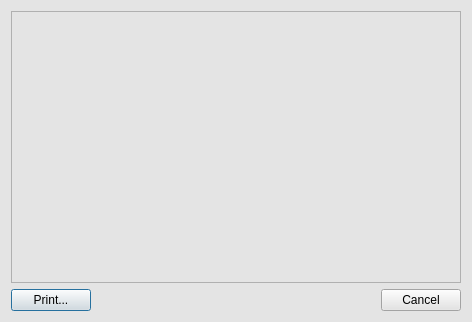
<?xml version="1.0" encoding="UTF-8"?>
<ui version="4.0">
 <class>PrintPreview</class>
 <widget class="QDialog" name="PrintPreview">
  <property name="geometry">
   <rect>
    <x>0</x>
    <y>0</y>
    <width>472</width>
    <height>322</height>
   </rect>
  </property>
  <property name="windowTitle">
   <string>Print preview</string>
  </property>
  <property name="styleSheet">
   <string>background-color: rgb(228, 228, 228);</string>
  </property>
  <layout class="QGridLayout" name="gridLayout">
   <item row="1" column="0">
    <layout class="QHBoxLayout" name="horizontalLayout">
     <item>
      <widget class="QPushButton" name="print">
       <property name="text">
        <string>Print...</string>
       </property>
      </widget>
     </item>
     <item>
      <spacer name="horizontalSpacer">
       <property name="orientation">
        <enum>Qt::Horizontal</enum>
       </property>
       <property name="sizeHint" stdset="0">
        <size>
         <width>158</width>
         <height>20</height>
        </size>
       </property>
      </spacer>
     </item>
     <item>
      <widget class="QDialogButtonBox" name="buttonBox">
       <property name="orientation">
        <enum>Qt::Horizontal</enum>
       </property>
       <property name="standardButtons">
        <set>QDialogButtonBox::Cancel</set>
       </property>
      </widget>
     </item>
    </layout>
   </item>
   <item row="0" column="0">
    <widget class="QGraphicsView" name="graphicsView"/>
   </item>
  </layout>
 </widget>
 <resources/>
 <connections>
  <connection>
   <sender>buttonBox</sender>
   <signal>accepted()</signal>
   <receiver>PrintPreview</receiver>
   <slot>accept()</slot>
   <hints>
    <hint type="sourcelabel">
     <x>248</x>
     <y>254</y>
    </hint>
    <hint type="destinationlabel">
     <x>157</x>
     <y>274</y>
    </hint>
   </hints>
  </connection>
  <connection>
   <sender>buttonBox</sender>
   <signal>rejected()</signal>
   <receiver>PrintPreview</receiver>
   <slot>reject()</slot>
   <hints>
    <hint type="sourcelabel">
     <x>316</x>
     <y>260</y>
    </hint>
    <hint type="destinationlabel">
     <x>286</x>
     <y>274</y>
    </hint>
   </hints>
  </connection>
 </connections>
</ui>
